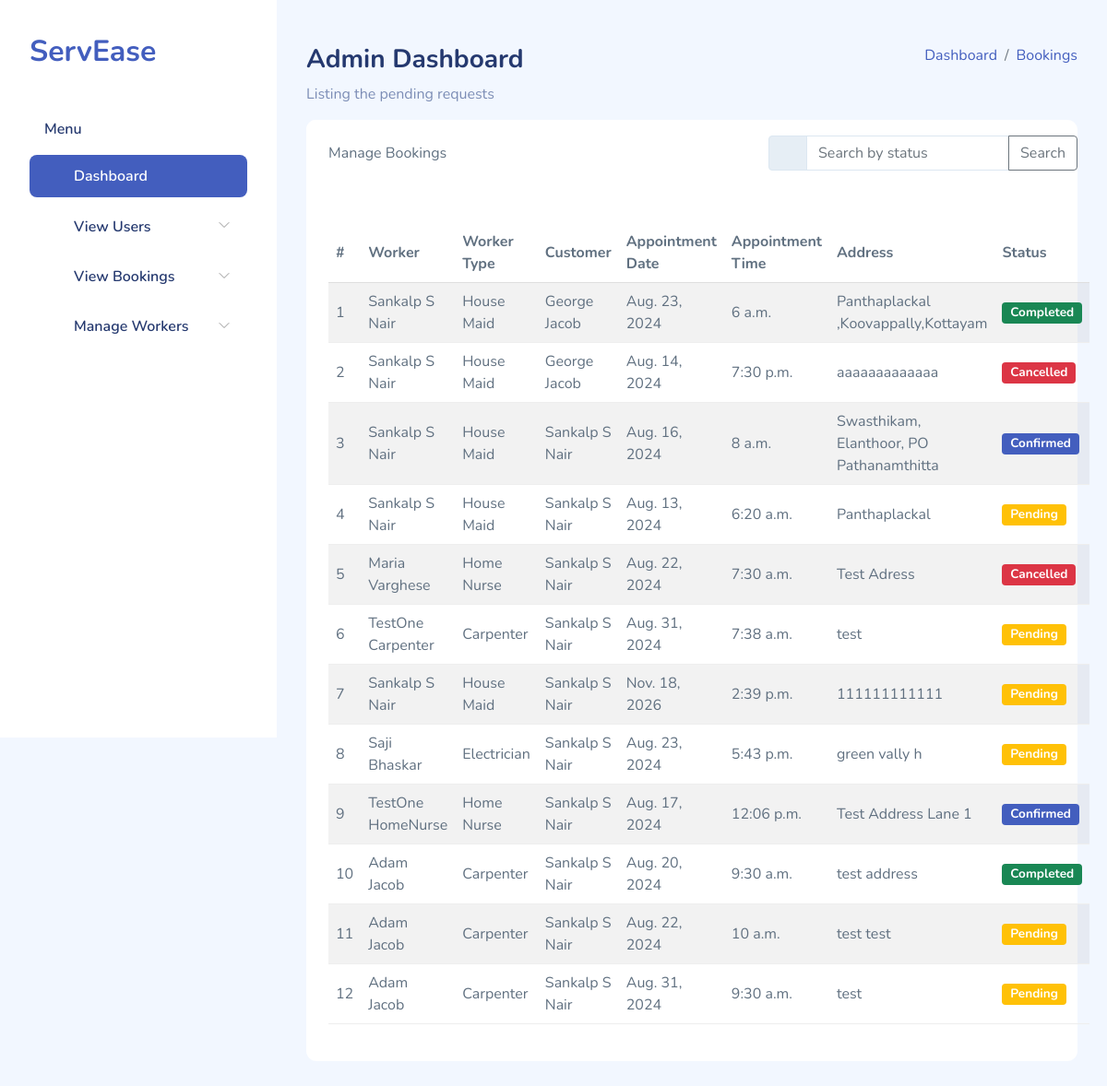
The app's page /new-bookings/, older data.
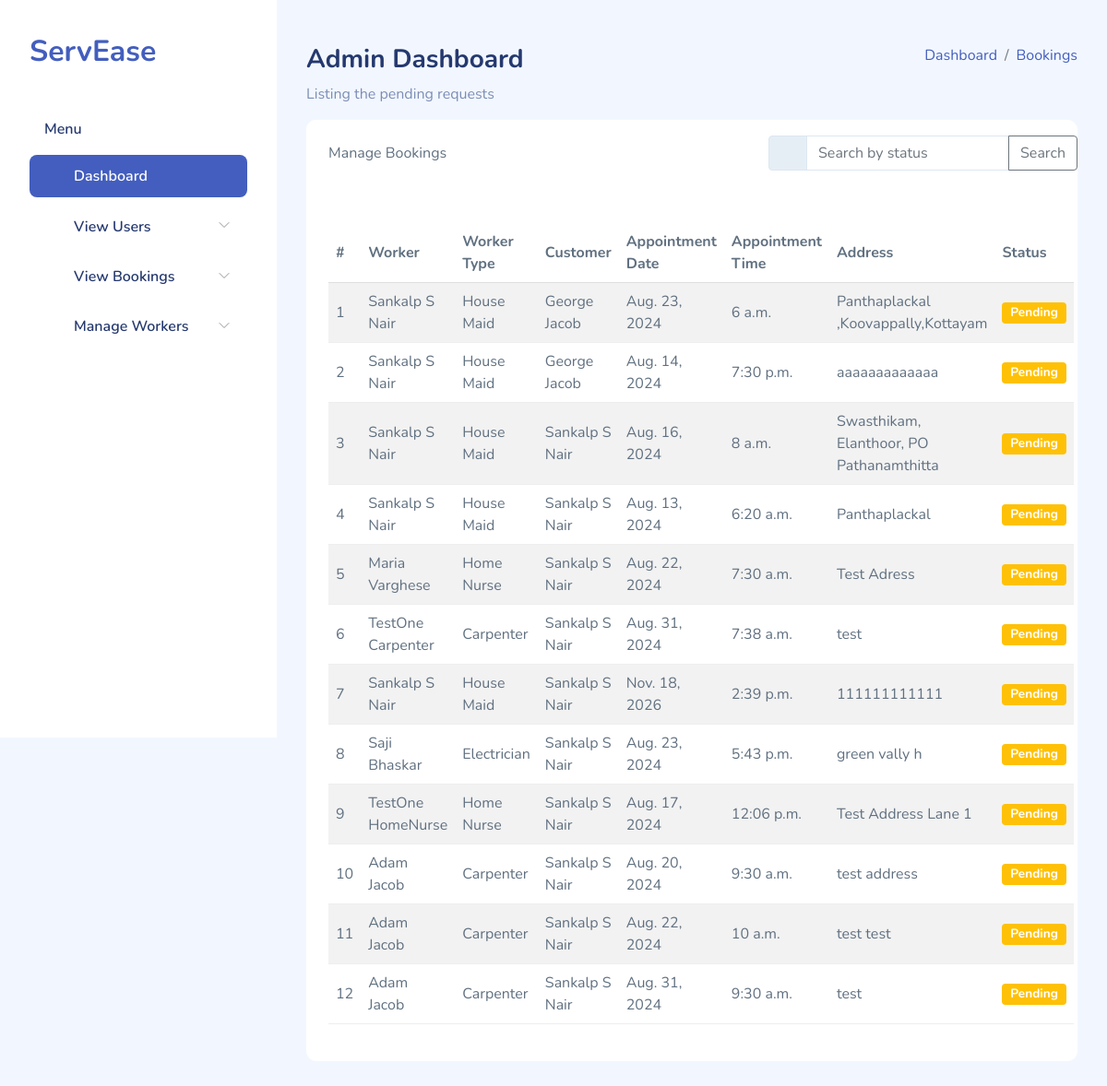
The same page, newer data.
### Home_app/models.py (models this page shows)
class Booking(models.Model):
    worker_id = models.ForeignKey('Users', on_delete=models.CASCADE, related_name='bookings')
    worker_type = models.CharField(max_length=50, choices=[
        ('House Maid', 'House Maid'),
        ('Carpenter', 'Carpenter'),
        ('Plumber', 'Plumber'),
        ('Electrician', 'Electrician'),
        ('Home Nurse', 'Home Nurse'),
    ])
    customer_id= models.ForeignKey('Users', on_delete=models.CASCADE, related_name='customer_bookings')
    appointment_date = models.DateField()
    appointment_time = models.TimeField()
    address = models.TextField()
    status = models.CharField(max_length=20, choices=[
        ('Pending', 'Pending'),
        ('Paid', 'Paid'),
        ('Confirmed', 'Confirmed'),
        ('Completed', 'Completed'),
        ('Cancelled', 'Cancelled'),
    ], default='Pending')
    service_type = models.CharField(max_length=100, blank=True)
    description = models.TextField(blank=True)

class Users(models.Model):
    user_id = models.AutoField(primary_key=True)
    firstname = models.CharField(max_length=20,blank=False)
    lastname = models.CharField(max_length=20,blank=False)
    email = models.EmailField(unique=True,blank=False)
    phone = models.CharField(max_length=10,null=True)
    address = models.TextField()
    place=models.CharField(max_length=30, blank=True)
    availability = models.IntegerField(default=0)
    district = models.CharField(max_length=20, blank=True)
    image = models.ImageField(upload_to='profile_pic', null=True, blank=True)
    password = models.CharField(max_length=256)
    usertype = models.CharField(max_length=20)

### Home_app/views.py (the view)
# urls.py: path('new-bookings/', views.new_bookings, name='new_bookings'),
def new_bookings(request):
    bookings = Booking.objects.all()
    context = {
        'bookings': bookings
    }
    return render(request, 'admin_temp/new_bookings.html', context)

### templates/admin_temp/new_bookings.html (shortened to what the changed rows need)
{% load static %}
<!DOCTYPE html>
<html lang="en">
<head>
    <link rel="stylesheet" href="{% static 'adm_assets/css/bootstrap.css' %}">
    <link rel="stylesheet" href="{% static 'adm_assets/vendors/iconly/bold.css'%}">
    <link rel="stylesheet" href="{% static 'adm_assets/vendors/perfect-scrollbar/perfect-scrollbar.css' %}">
    <link rel="stylesheet" href="{% static 'adm_assets/vendors/bootstrap-icons/bootstrap-icons.css' %}">
    <link rel="stylesheet" href="{% static 'adm_assets/css/app.css' %}">
</head>
<body>
    <div id="app">
        <div id="main">
            <div class="page-heading">
                <section class="section">
                    <div class="card">
                        <div class="card-body">
                            <table class="table table-striped" id="table1">
                                <thead>
                                    <tr>
                                        <th>#</th>
                                        <th>Worker</th>
                                        <th>Worker Type</th>
                                        <th>Customer</th>
                                        <th>Appointment Date</th>
                                        <th>Appointment Time</th>
                                        <th>Address</th>
                                        <th>Status</th>
                                    </tr>
                                </thead>
                                <tbody>
                                    {% for booking in bookings %}
                                    <tr>
                                        <td>{{ forloop.counter }}</td>
                                        <td>{{ booking.worker_id.firstname }} {{ booking.worker_id.lastname }}</td>
                                        <td>{{ booking.worker_type }}</td>
                                        <td>{{ booking.customer_id.firstname }} {{ booking.customer_id.lastname }}</td>
                                        <td>{{ booking.appointment_date }}</td>
                                        <td>{{ booking.appointment_time }}</td>
                                        <td>{{ booking.address }}</td>
                                        <td>
                                            <a href="{% url 'change_booking_status' booking.id %}">
                                                {% if booking.status == 'Pending' %}
                                                    <span class="badge bg-warning">Pending</span>
                                                {% elif booking.status == 'Paid' %}
                                                    <span class="badge bg-success">Paid</span>
                                                {% elif booking.status == 'Confirmed' %}
                                                    <span class="badge bg-primary">Confirmed</span>
                                                {% elif booking.status == 'Completed' %}
                                                    <span class="badge bg-success">Completed</span>
                                                {% elif booking.status == 'Cancelled' %}
                                                    <span class="badge bg-danger">Cancelled</span>
                                                {% endif %}
                                            </a>
                                        </td>
                                    </tr>
                                    {% empty %}
                                    <tr>
                                        <td colspan="8">No bookings found.</td>
                                    </tr>
                                    {% endfor %}
                                </tbody>
                            </table>
                        </div>
                    </div>
                </section>
            </div>
        </div>
    </div>
</body>
</html>

Row changes from the older to the newer data that the page shows:
changed Booking "Panthaplackal ,Koovappally,Kottayam": status "Completed" → "Pending"
changed Booking "Aug. 14, 2024": status "Cancelled" → "Pending"
changed Booking "Aug. 16, 2024": status "Confirmed" → "Pending"
changed Booking "Test Adress": status "Cancelled" → "Pending"
changed Booking "Aug. 17, 2024": status "Confirmed" → "Pending"
changed Booking "Aug. 20, 2024": status "Completed" → "Pending"
